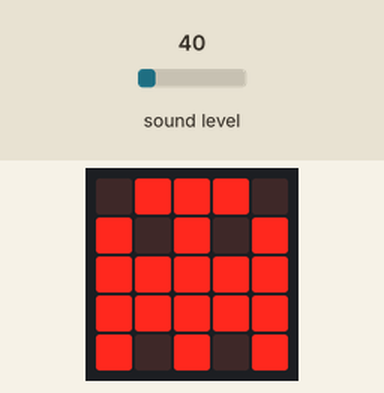
Recording of a program running on a simulated BBC micro:bit (MakeCode). On the bench: the board's 5×5 LED display. The test bench sets the inputs (shaded band); at power-on: sound level 40. Random numbers come from a fixed seed.

Above: at 1.8 s.
1.9 s: sound level set to 125
3.4 s: sound level set to 133
At 4.18 s:
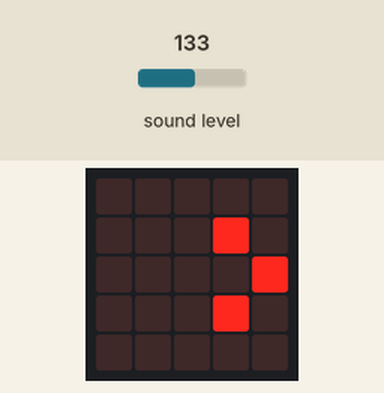
At 5.6 s:
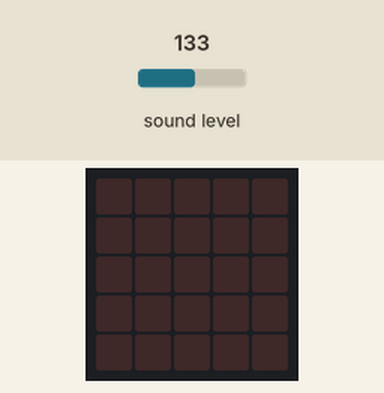
Timing chart, 0 to 7.1 s (numbered marks = the images above; inputs shaded):
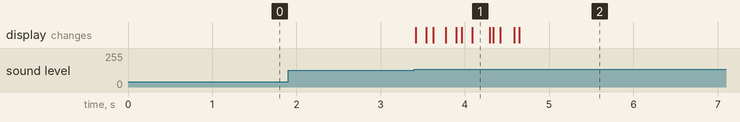

The program:

main.ts
```typescript
let column = 0
let row = 0
basic.showIcon(IconNames.Ghost)
basic.forever(function () {
    for (let index = 0; index < 4; index++) {
        if (input.soundLevel() > 128) {
            row = randint(0, 4)
            column = randint(0, 4)
            if (led.point(column, row)) {
                led.unplot(column, row)
                led.plot(column + 1, row)
            }
        }
    }
})
```

test.ts
```typescript
// les tests vont ici ; cela ne sera pas compilé si ce paquet est utilisé en tant qu'extension.
```

Measured:
- the behaviour switches between 128 and 129 on sound level (found by bisection; images 0 and 1)
- after the input at 1.9 s, every drawn part: stays the same
- after the input at 3.4 s, the display: first changes at once (image 1 shows a later state)
